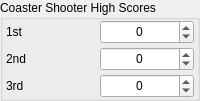
           <widget class="QGroupBox" name="groupBox_29">
            <property name="enabled">
             <bool>true</bool>
            </property>
            <property name="sizePolicy">
             <sizepolicy hsizetype="Preferred" vsizetype="Fixed">
              <horstretch>0</horstretch>
              <verstretch>0</verstretch>
             </sizepolicy>
            </property>
            <property name="title">
             <string>Coaster Shooter High Scores</string>
            </property>
            <layout class="QVBoxLayout" name="verticalLayout_13">
             <property name="spacing">
              <number>3</number>
             </property>
             <property name="leftMargin">
              <number>3</number>
             </property>
             <property name="topMargin">
              <number>0</number>
             </property>
             <property name="rightMargin">
              <number>3</number>
             </property>
             <property name="bottomMargin">
              <number>0</number>
             </property>
             <item>
              <widget class="QFrame" name="frm_1st">
               <property name="sizePolicy">
                <sizepolicy hsizetype="Preferred" vsizetype="Fixed">
                 <horstretch>0</horstretch>
                 <verstretch>0</verstretch>
                </sizepolicy>
               </property>
               <layout class="QHBoxLayout" name="horizontalLayout_149">
                <property name="spacing">
                 <number>0</number>
                </property>
                <property name="leftMargin">
                 <number>0</number>
                </property>
                <property name="topMargin">
                 <number>0</number>
                </property>
                <property name="rightMargin">
                 <number>0</number>
                </property>
                <property name="bottomMargin">
                 <number>0</number>
                </property>
                <item>
                 <widget class="QLabel" name="label_183">
                  <property name="sizePolicy">
                   <sizepolicy hsizetype="Preferred" vsizetype="Fixed">
                    <horstretch>0</horstretch>
                    <verstretch>21</verstretch>
                   </sizepolicy>
                  </property>
                  <property name="minimumSize">
                   <size>
                    <width>0</width>
                    <height>21</height>
                   </size>
                  </property>
                  <property name="maximumSize">
                   <size>
                    <width>16777215</width>
                    <height>16777215</height>
                   </size>
                  </property>
                  <property name="text">
                   <string>1st</string>
                  </property>
                 </widget>
                </item>
                <item>
                 <widget class="QSpinBox" name="sb_coster_1">
                  <property name="minimumSize">
                   <size>
                    <width>0</width>
                    <height>24</height>
                   </size>
                  </property>
                  <property name="wrapping">
                   <bool>true</bool>
                  </property>
                  <property name="alignment">
                   <set>Qt::AlignCenter</set>
                  </property>
                  <property name="maximum">
                   <number>65535</number>
                  </property>
                 </widget>
                </item>
               </layout>
              </widget>
             </item>
             <item>
              <widget class="QFrame" name="frm2nd">
               <property name="sizePolicy">
                <sizepolicy hsizetype="Preferred" vsizetype="Fixed">
                 <horstretch>0</horstretch>
                 <verstretch>0</verstretch>
                </sizepolicy>
               </property>
               <layout class="QHBoxLayout" name="horizontalLayout_148">
                <property name="spacing">
                 <number>0</number>
                </property>
                <property name="leftMargin">
                 <number>0</number>
                </property>
                <property name="topMargin">
                 <number>0</number>
                </property>
                <property name="rightMargin">
                 <number>0</number>
                </property>
                <property name="bottomMargin">
                 <number>0</number>
                </property>
                <item>
                 <widget class="QLabel" name="label_184">
                  <property name="sizePolicy">
                   <sizepolicy hsizetype="Preferred" vsizetype="Preferred">
                    <horstretch>0</horstretch>
                    <verstretch>21</verstretch>
                   </sizepolicy>
                  </property>
                  <property name="minimumSize">
                   <size>
                    <width>0</width>
                    <height>21</height>
                   </size>
                  </property>
                  <property name="maximumSize">
                   <size>
                    <width>16777215</width>
                    <height>16777215</height>
                   </size>
                  </property>
                  <property name="text">
                   <string>2nd</string>
                  </property>
                 </widget>
                </item>
                <item>
                 <widget class="QSpinBox" name="sb_coster_2">
                  <property name="minimumSize">
                   <size>
                    <width>0</width>
                    <height>24</height>
                   </size>
                  </property>
                  <property name="wrapping">
                   <bool>true</bool>
                  </property>
                  <property name="alignment">
                   <set>Qt::AlignCenter</set>
                  </property>
                  <property name="maximum">
                   <number>65535</number>
                  </property>
                 </widget>
                </item>
               </layout>
              </widget>
             </item>
             <item>
              <widget class="QFrame" name="frm3rd">
               <property name="sizePolicy">
                <sizepolicy hsizetype="Preferred" vsizetype="Fixed">
                 <horstretch>0</horstretch>
                 <verstretch>0</verstretch>
                </sizepolicy>
               </property>
               <layout class="QHBoxLayout" name="horizontalLayout_147">
                <property name="spacing">
                 <number>0</number>
                </property>
                <property name="leftMargin">
                 <number>0</number>
                </property>
                <property name="topMargin">
                 <number>0</number>
                </property>
                <property name="rightMargin">
                 <number>0</number>
                </property>
                <property name="bottomMargin">
                 <number>0</number>
                </property>
                <item>
                 <widget class="QLabel" name="label_185">
                  <property name="sizePolicy">
                   <sizepolicy hsizetype="Preferred" vsizetype="Preferred">
                    <horstretch>0</horstretch>
                    <verstretch>21</verstretch>
                   </sizepolicy>
                  </property>
                  <property name="minimumSize">
                   <size>
                    <width>0</width>
                    <height>21</height>
                   </size>
                  </property>
                  <property name="maximumSize">
                   <size>
                    <width>16777215</width>
                    <height>16777215</height>
                   </size>
                  </property>
                  <property name="text">
                   <string>3rd</string>
                  </property>
                 </widget>
                </item>
                <item>
                 <widget class="QSpinBox" name="sb_coster_3">
                  <property name="sizePolicy">
                   <sizepolicy hsizetype="Minimum" vsizetype="Fixed">
                    <horstretch>0</horstretch>
                    <verstretch>0</verstretch>
                   </sizepolicy>
                  </property>
                  <property name="minimumSize">
                   <size>
                    <width>0</width>
                    <height>24</height>
                   </size>
                  </property>
                  <property name="wrapping">
                   <bool>true</bool>
                  </property>
                  <property name="alignment">
                   <set>Qt::AlignCenter</set>
                  </property>
                  <property name="maximum">
                   <number>65535</number>
                  </property>
                 </widget>
                </item>
               </layout>
              </widget>
             </item>
            </layout>
           </widget>
